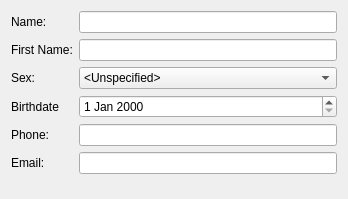
<?xml version="1.0" encoding="UTF-8"?>
<ui version="4.0">
 <class>Systemus::ProfileEdit</class>
 <widget class="QWidget" name="Systemus::ProfileEdit">
  <property name="geometry">
   <rect>
    <x>0</x>
    <y>0</y>
    <width>348</width>
    <height>199</height>
   </rect>
  </property>
  <property name="windowTitle">
   <string>Profile</string>
  </property>
  <layout class="QFormLayout" name="formLayout">
   <item row="0" column="0">
    <widget class="QLabel" name="nameLabel">
     <property name="text">
      <string>Name:</string>
     </property>
    </widget>
   </item>
   <item row="0" column="1">
    <widget class="QLineEdit" name="nameInput"/>
   </item>
   <item row="1" column="0">
    <widget class="QLabel" name="firstNameLabel">
     <property name="text">
      <string>First Name:</string>
     </property>
    </widget>
   </item>
   <item row="1" column="1">
    <widget class="QLineEdit" name="firstNameInput"/>
   </item>
   <item row="2" column="0">
    <widget class="QLabel" name="sexLabel">
     <property name="text">
      <string>Sex:</string>
     </property>
    </widget>
   </item>
   <item row="2" column="1">
    <widget class="QComboBox" name="sexInput">
     <property name="currentIndex">
      <number>2</number>
     </property>
     <item>
      <property name="text">
       <string>Male</string>
      </property>
     </item>
     <item>
      <property name="text">
       <string>Female</string>
      </property>
     </item>
     <item>
      <property name="text">
       <string>&lt;Unspecified&gt;</string>
      </property>
     </item>
    </widget>
   </item>
   <item row="3" column="0">
    <widget class="QLabel" name="birthdateLabel">
     <property name="text">
      <string>Birthdate</string>
     </property>
    </widget>
   </item>
   <item row="4" column="0">
    <widget class="QLabel" name="phoneLabel">
     <property name="text">
      <string>Phone:</string>
     </property>
    </widget>
   </item>
   <item row="4" column="1">
    <widget class="QLineEdit" name="phoneInput"/>
   </item>
   <item row="5" column="0">
    <widget class="QLabel" name="emailLabel">
     <property name="text">
      <string>Email:</string>
     </property>
    </widget>
   </item>
   <item row="5" column="1">
    <widget class="QLineEdit" name="emailInput"/>
   </item>
   <item row="3" column="1">
    <widget class="QDateEdit" name="birthdateInput"/>
   </item>
  </layout>
 </widget>
 <resources/>
 <connections/>
</ui>
